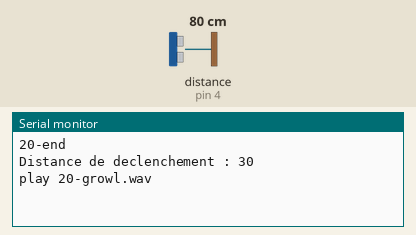
A sketch run on a simulated Arduino Uno, built with avr-gcc and run on an emulated ATmega328P. Parts: the last lines printed to the serial monitor. Wiring (inferred from the names in the program): ultrasonic range finder: trigger pin 2; echo pin 4. Inputs (shaded band) come from the test bench; at power-on: distance to the obstacle (sensor on pin 4) 80 cm. The echo pulse lasts 58.3 µs per cm.

Above: at 2.2 s.
2.3 s: distance to the obstacle (sensor on pin 4) set to 2 cm
At 3.5 s:
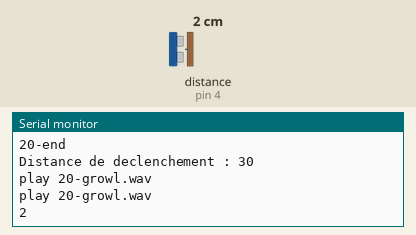
3.8 s: distance to the obstacle (sensor on pin 4) set to 4 cm
At 6.7 s:
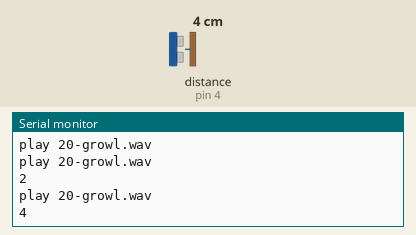

The sketch:

20-end.ino
```cpp
/*


   Cette version utilise juste une boucle for

   PINS arduino utilisées :
   - serial : 0, 1
   - leds : 3
   - mosfet et/ou relais : 4, 5, 6, 7
   - rfid : 9, 10, 11, 12, 13
   - i2c : A4 (SDA), A5 (SCL)

   Cablage mosfet :
  - blanc : GND
  - brun : VCC
  - vert : mosfet 1 / pin 5
  - jaune : mosfet 2 / pin 6

*/

const char MODULE_NAME[] = "20-end"; // à changer pour chaque module, pour l'identifier facilement, à mettre en début de sketch

const unsigned int TRIG_PIN = 2;
const unsigned int ECHO_PIN = 4;

//------------------ config ----------
int min_distance = 30; // distance en dessous de laquelle on déclenche (en cm)
//------------------------------------


void setup() {
  Serial.begin(9600);

  Serial.println(MODULE_NAME);
  Serial.print("Distance de declenchement : ");
  Serial.println(min_distance);

  pinMode(TRIG_PIN, OUTPUT);
  pinMode(ECHO_PIN, INPUT);

  //Serial.println("play 00-start.wav"); // son de démarage pour confirmer que tout est ok
  Serial.println("play 20-growl.wav");
  delay(1000);
}


//*****************************************************************************************//
void loop() {

  // interoge l'ultrason
  if (distance() < min_distance)
  {
    Serial.println("play 20-growl.wav");
    Serial.println(distance());
    delay(3000);
  }

  delay(20);

  //Serial.println(distance());

}

int distance()
{
  digitalWrite(TRIG_PIN, LOW);
  delayMicroseconds(2);
  digitalWrite(TRIG_PIN, HIGH);
  delayMicroseconds(10);
  digitalWrite(TRIG_PIN, LOW);


  const unsigned long duration = pulseIn(ECHO_PIN, HIGH);
  int distance = duration / 29 / 2;

  return distance;
}
```

Measured:
- after the input at 2.3 s, the serial monitor: prints a new line at once (image 1)
- after the input at 3.8 s, the serial monitor: prints a new line after 1.6 s (image 2)
